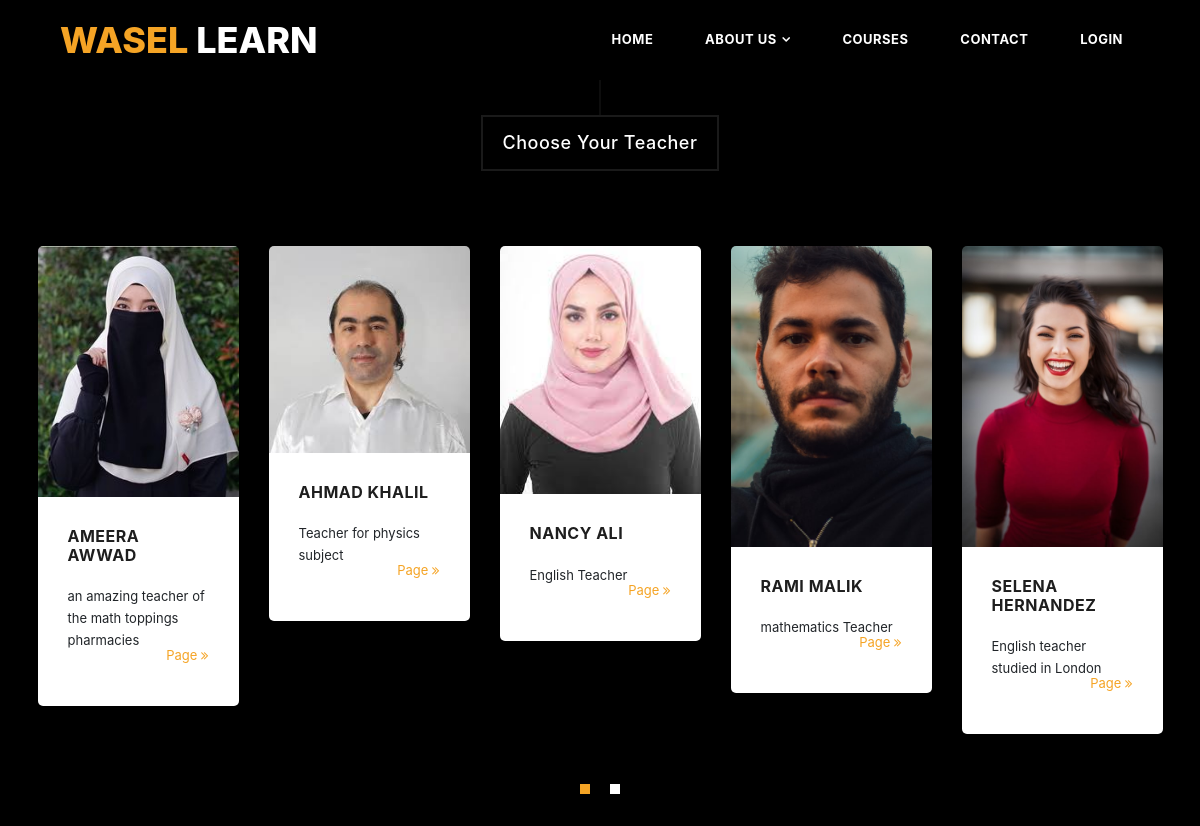
/waselApp/teachers/biology, run on an earlier commit of the app's database.
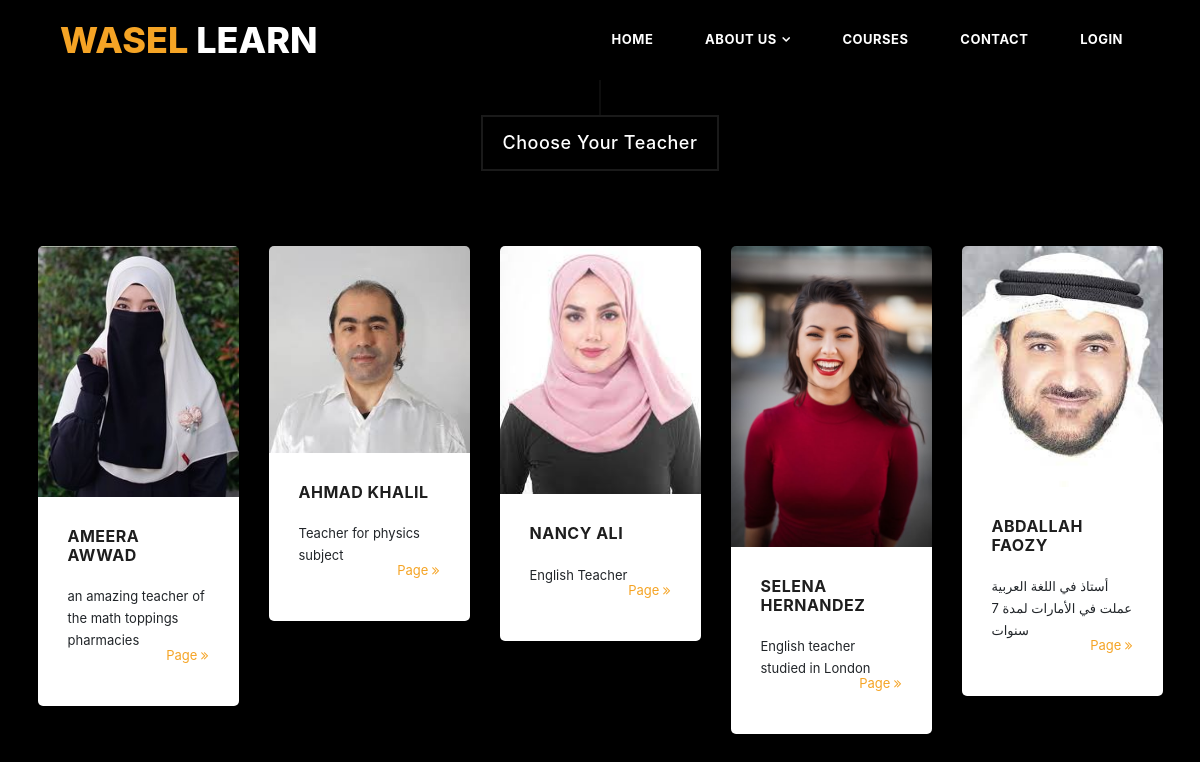
And on a later commit of the database.
### loginAuth/models.py (models this page shows)
class User(models.Model):
    firstName = models.CharField(max_length=255)
    lastName = models.CharField(max_length=255)
    about = models.TextField(null=True)
    email = models.CharField(max_length=255)
    birthDate = models.DateField(null=True)
    passwd = models.CharField(max_length=255)
    planePassword = models.CharField(max_length=255)
    createdAt = models.DateTimeField(auto_now_add=True)
    updatedAt = models.DateTimeField(auto_now=True)
    mobile=models.CharField(max_length=15, null=True)#0598135  213  21
    statusChoices=(('active', 'active'),('deleted','deleted'),('inactive','inactive'),('Suspended','Suspended'))
    status = models.CharField(max_length=25, default='active', choices = statusChoices)#active by default, can be deleted
    courseChoices=(('physics', 'physics'),('chemistry','chemistry'),('english','english'),('mathematics','mathematics'),('arabic','arabic'),('biology','biology'),('art','art'),('music','music'),('history','history'))
    course = models.CharField(max_length=25, choices = courseChoices, null=True)
    privilageChoices=((9, 9),(8,8),(7,7),(1,1),(0,0))
    privilage = models.IntegerField(default=9, choices = privilageChoices)#needs revision
    genderChoices=(('m', 'm'),('f','f'))
    gender = models.CharField(max_length=2, choices = genderChoices, null=True)#maleorfemale
    cv = models.FileField(upload_to='uploads/%Y%m%d', max_length=254, null=True)#pdf files nullable
    img = models.ImageField(upload_to='images/', null=True)#image of teacher nullable
    raters=models.IntegerField(null=True)
    rate=models.FloatField(null=True)
    locationChoices=(('Ramallah', 'Ramallah'),('Hebron','Hebron'),('Nablus','Nablus'),('Jenin','Jenin'),('Bethlehem','Bethlehem'))
    location = models.CharField(max_length=35, null=True, choices = locationChoices)
    objects = UserManager()

### waselApp/views.py (the view)
# urls.py: path('teachers/biology', teachersBiology),
def teachersBiology(request):
    context={
        'allUsers' : User.objects.filter(privilage=7, course="biology"),
    }
    return render(request,"teachers.html",context)

### waselApp/templates/teachers.html (shortened to what this page needs)
<!DOCTYPE html>
<html lang="en">
  <head>
    <link rel="stylesheet" href=" https://code.jquery.com/jquery-3.6.0.min.js ">
    <link rel="stylesheet" href="https://maxcdn.bootstrapcdn.com/bootstrap/3.3.7/css/bootstrap.min.css">
    <link rel="stylesheet" href="https://maxcdn.bootstrapcdn.com/bootstrap/3.3.7/css/bootstrap-theme.min.css">
    <link href="https://cdn.jsdelivr.net/npm/bootstrap@5.0.1/dist/css/bootstrap.min.css" rel="stylesheet">
    {% load static %}
    <link rel="stylesheet" href=" {% static  'css/fontawesome.css' %}">
    <link rel="stylesheet" href=" {% static  'css/owl.css'  %}">
    <link rel="stylesheet" href="{% static 'css/lightbox.css' %}">
    <link rel="stylesheet" href="{% static 'css/style_teacher.css' %}">
    <link href="{% static 'vendor/css/bootstrap.min.css' %}" rel="stylesheet">
  </head>
<body>
  <header class="main-header clearfix" role="header">
    <div class="logo">
      <a href="#"><em>Wasel</em> Learn</a>
    </div>
    <nav id="menu" class="main-nav" role="navigation">
      <ul class="main-menu">
        <li><a href="/waselApp/home" class="external">Home</a></li>
        <li class="has-submenu"><a href="/waselApp/home#section2">About Us</a>
        </li>
        <li><a href="/waselApp/home#section2" class="external">Courses</a></li>
        <li><a href="/waselApp/home#section6" class="external">Contact</a></li>
        <li><a href="/login" class="external">LOGIN</a></li>
      </ul>
    </nav>
  </header>
  <section class="section courses" data-section="section4">
    <div class="container-fluid">
      <div class="row">
        <div class="col-md-12">
          <div class="section-heading">
            <h2>Choose Your Teacher</h2>
          </div>
        </div>
        <div class="owl-carousel owl-theme">
            {% for teacher in allUsers %}
          <div class="item">
            <img src="{{ teacher.img.url }}" alt="{{teacher.firstName}}" />
            <div class="down-content">
              <h4>{{teacher.firstName}} {{teacher.lastName}}</h4>
              <p>{{teacher.about}}</p>
              <div class="text-button-pay">
                <a href="/waselApp/teacher/{{teacher.id}}"> Page <i class="fa fa-angle-double-right"></i></a>
              </div>
            </div>
          </div>
          {% endfor %}
        </div>
      </div>
    </div>
  </section>
</body>
</html>

What changed in the data, as far as the page shows it:
no longer on this page (row edited): User: img (picture), firstName "RAMI", lastName "MALIK", about "mathematics Teacher"
now on this page (row unchanged): User: img (picture), firstName "ABDALLAH", lastName "FAOZY", about "أستاذ في اللغة العربية عملت في الأمارات لمدة 7 سنوات"
